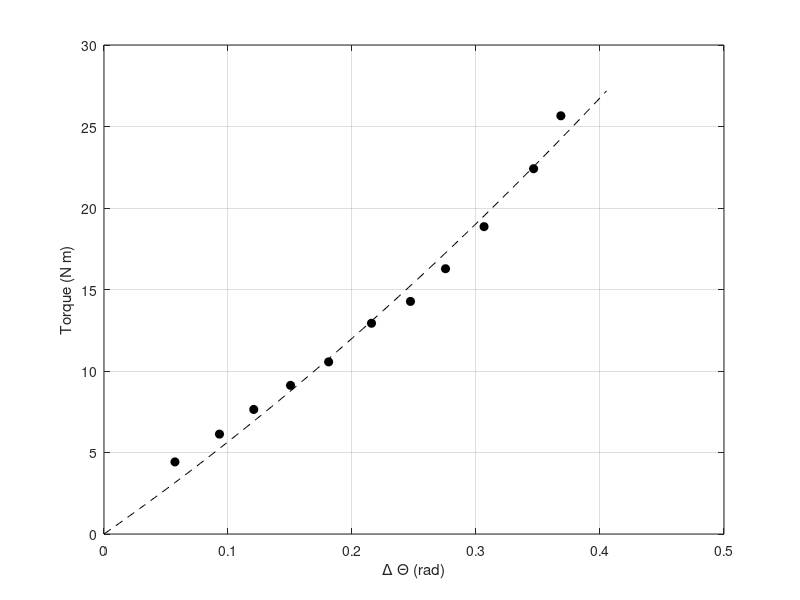

Write the MATLAB code that produced this figure.
% Dominic Forbush 7/21/17

% Get hydrostatic stiffness fit as based on WECSIM phase 1 testing static
% flap 1 tests. The measured force is from a pulley, always applied to the
% end of the flap in a horizontal direction. Theta angle measured at flap
% base between flap centerline and vertical. The cosine of this angle times
% the flap length is the vertical distance(i.e., the lever arm) between the
% flap rotation axis and the application of the measured force.

% The fit relates displacement in radians to developed torque in N-m.

clear; 
% Values populated manually from WECSIM phase 1, median of steady-state
% measurements at each maintained flap displacement.
Theta=[3.278, 5.336, 6.919, 8.619, 10.38, 12.36, 14.16, 15.78, 17.56, 19.85, 21.11].*pi/180; % displacement (radians)
F=[7.638, 10.61, 13.27, 15.9, 18.51, 22.82, 25.37, 29.16, 34.1, 41.08, 47.42]; % measured force (Newtons)
R=0.58;                                                                     % flap length, (m)
Torque=F.* 0.58.*cos(Theta);                                                % torque on flap (N-m)

% Quadratic fit, constrained such that F=0 when displacement = 0 
param=[Theta.^2; Theta];
fitCoeff=mrdivide(Torque,param) ;
fitCoeff=[fitCoeff, 0];
% fit

figure(1);
clf
plot(Theta,Torque,'ko','MarkerFaceColor','k')
hold on
grid on
Theta_test=linspace(0,max(Theta)*1.1,100);
plot(Theta_test,polyval(fitCoeff,Theta_test),'--k')

grid on
xlabel('\Delta \Theta (rad)');
ylabel('Torque (N m)')

%% Calculate the moment of inertia about the flap hinge axis
M=23.14;                                                                    % flap mass in Kg
IcgYY=1.19;                                                                 % flap inertia in Kg m^2 from center of mass 
dist=0.46-0.29;                                                             % perp distance from IcgYY to flap axis
IYY=IcgYY + M*dist^2;                                                       % inertia about hinge